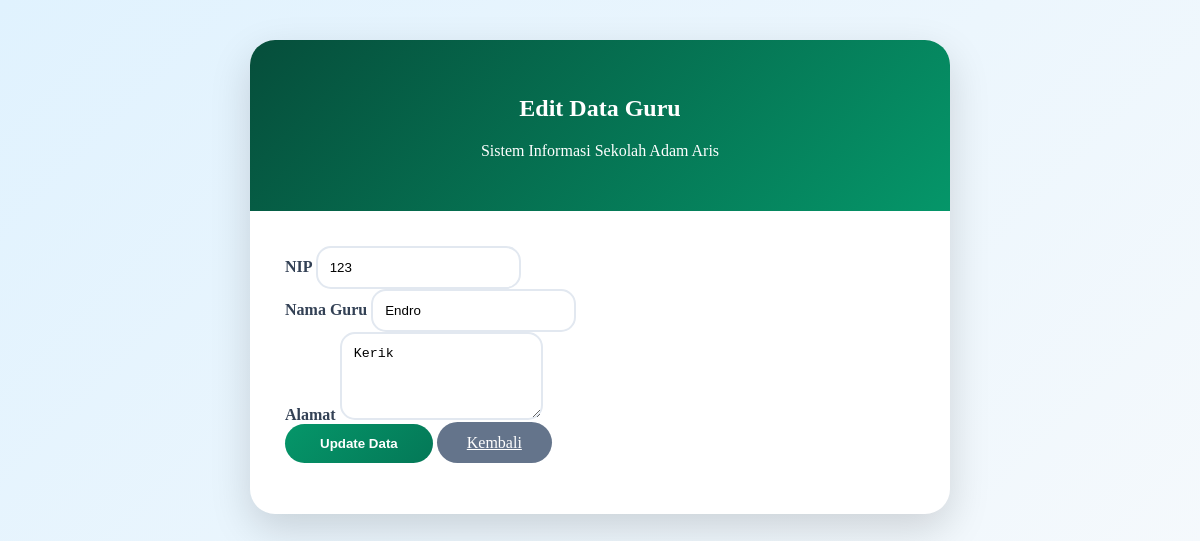
Page /guru/edit.php?nip=123 on the committed database.
### tables this page shows
CREATE TABLE `guru` (
  `nip` varchar(12) NOT NULL,
  `nama` varchar(50) NOT NULL,
  `alamat` varchar(50) NOT NULL
);

### guru/edit.php (the view, shortened to what this page needs)
<?php
include "../koneksi.php";
$nip = $_GET['nip'];
$query = mysqli_query($koneksi,
"SELECT * FROM guru WHERE nip='$nip'");
$data = mysqli_fetch_array($query);
?>
<div class="edit-box">
<div class="edit-header">
<h2 class="mt-3">
Edit Data Guru
</h2>
<p>
Sistem Informasi Sekolah Adam Aris
</p>
</div>
<div class="form-area">
<form action="update.php" method="POST">
<div class="mb-4">
<label class="form-label">
NIP
</label>
<input type="text"
name="nip"
class="form-control"
value="<?= $data['nip']; ?>"
readonly>
</div>
<div class="mb-4">
<label class="form-label">
Nama Guru
</label>
<input type="text"
name="nama"
class="form-control"
value="<?= $data['nama']; ?>">
</div>
<div class="mb-4">
<label class="form-label">
Alamat
</label>
<textarea
name="alamat"
class="form-control"
rows="4"><?= $data['alamat']; ?></textarea>
</div>
<div class="text-center">
<button class="btn btn-update me-2">
Update Data
</button>
<a href="../index.php?page=guru/index"
class="btn btn-back">
Kembali
</a>
</div>
</form>
</div>
</div>

### guru/edit.php (style rules this page uses)
.edit-box { max-width:700px; margin:40px auto; background:white; border-radius:25px; overflow:hidden; box-shadow:0 15px 40px rgba(0,0,0,.15); }
.edit-header { background:linear-gradient(135deg,#064e3b,#059669); padding:35px; color:white; text-align:center; }
.form-area { padding:35px; }
.form-label { font-weight:700; color:#334155; }
.form-control { border-radius:15px; padding:12px; border:2px solid #e2e8f0; }
.btn-update { background:linear-gradient(135deg,#059669,#047857); color:white; border:none; border-radius:30px; padding:12px 35px; font-weight:bold; }
.btn-back { background:#64748b; color:white; border-radius:30px; padding:12px 30px; }

### rows in the picture
guru: nip "123", nama "Endro", alamat "Kerik"
